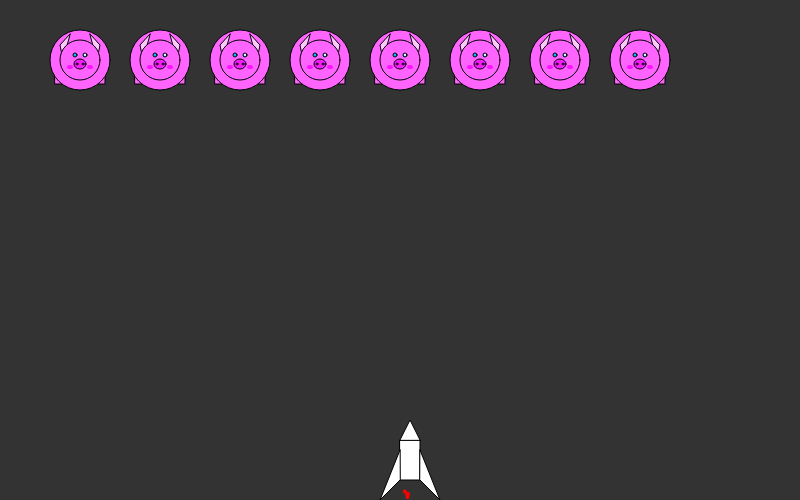
Frame 1 (no input)
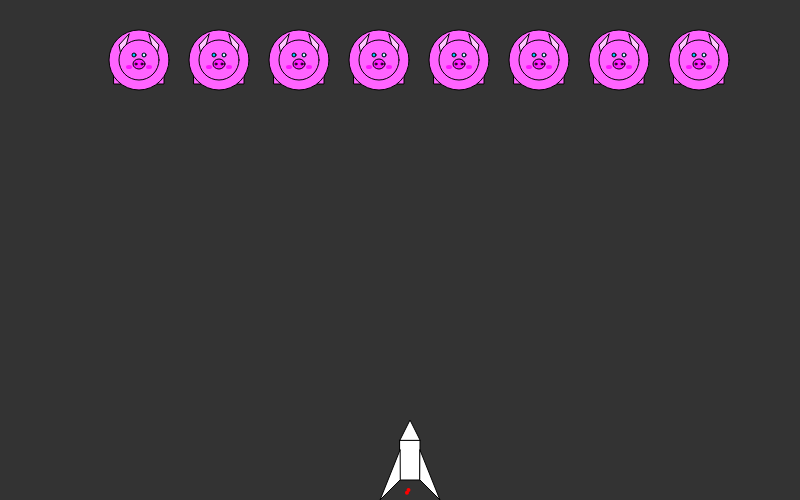
Frame 60 (no input)
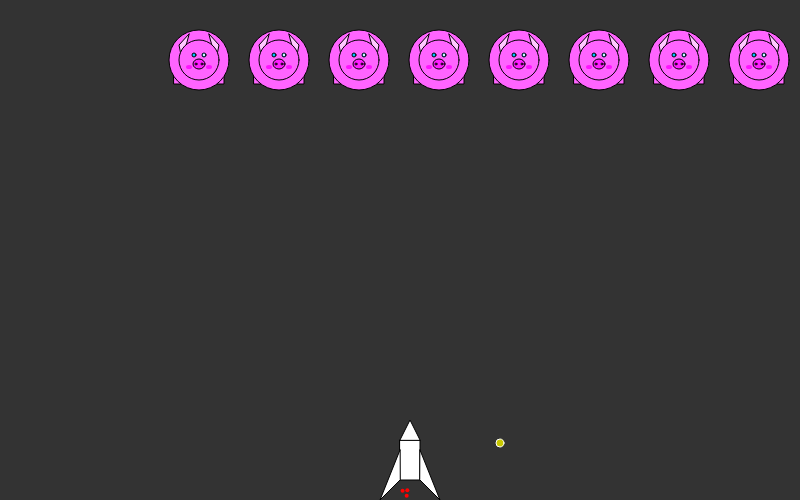
Frame 120 (the mouse pressed at the canvas centre since frame 60)

The p5.js sketch that drew these frames (run headless with seeded random() and noise() and a simulated clock; from frame 60 on, the mouse is pressed at the canvas centre):

// p5.js sketch
// ── sketch.js
//Shape invaders

var cube;
var circles = [];
var rays = [];
var permaray;
var i = 0;
var j = 0;
function setup() {
  createCanvas(800, 500);
  cube = new SpaceCube();


  permaray = new Rayy(500, 800);
  rays.push(permaray);
  //I HAVE TO DO THIS, IT'S STOOPID BUT IT WORKS
  // if (rays[0].y < 600) {
  //   rays[0].y = 800;
  // }
  // nevermind this still doesn't work

  for (var i = 0; i < 8; i++) {
    circles[i] = new CircleInvader(i * 80 + 80, 60);
  }
}

function draw() {
  background(51);

  cube.show();
  //goes through every ray object to show and move it
  for ( i = 0; i < rays.length; i++) {


    rays[i].show();
    rays[i].move();

    //verify if there's anything to delete

    //goes through every circle to see if it's interesecting with a ray
    for ( j = 0; j < circles.length; j++) {

      //checks if every ray i intersects with circle j
      if (rays[i].hits(circles[j])) {

        rays[i].desintegrate();
        circles[j].grow();
        if (rays[i].deletus ) {
        
          rays.splice(i, 1);
          tempRay.filter(element => {
            return element !== undefined;
          });
          if (tempRay !== [ ] ) {
            rays = tempRay;
          }
          console.log(tempRay);
        }

        console.log("FEEDING");

      }



    }
  }
  //show the pigs
  for (i = 0; i < circles.length; i++) {
    circles[i].show();
    circles[i].move();
  }



}

function keyPressed() {

  if (key = " ") {
    var ray = new Rayy(cube.x + 10, height - 83);
    rays.push(ray);
  }


  if (keyCode == RIGHT_ARROW) {
    cube.move(1);
  }
  else if (keyCode == LEFT_ARROW) {
    cube.move(-1);
  }
}
// ── CircleInvaders.js
function CircleInvader(x , y)
{
    this.x = x;
    this.y = y;
    this.r = 30;
    this.xdir = 1;
    this.ydir = 0;

   
    this.show = function()
    {
        stroke(0);
        strokeWeight(1);
        fill( 255, 100, 255);

        //legs
        rect(this.x - 25, this.y + 10, 10, 14);
        rect(this.x + 15, this.y + 10, 10, 14);
        
        
        //body
        ellipse(this.x, this.y, this.r * 2, this.r *2)
        //ears
        //right ear
        fill( 255, 200, 255)
        triangle(this.x +10, this.y - 26, this.x + 20, this.y - 15, this.x + 17, this.y );
        //left ear
        
        triangle(this.x -10, this.y - 26, this.x - 20, this.y - 15, this.x -17, this.y );
        //head
        fill(255, 100, 255);
        ellipse(this.x, this.y, 40, 40);
        //eyes
        fill(0,200,255);
        ellipse(this.x+5, this.y-5, 4,4);
        ellipse(this.x -5, this.y -5, 4 ,4);
        //sparkle
        fill(255);
        noStroke();
        ellipse(this.x +5, this.y -5, 1 , 1);
        ellipse(this.x +5, this.y -6, 1 , 1);
        ellipse(this.x +5, this.y -5, 2 , 2);
        stroke(1);
        //snort
        fill(255,30,255);
        ellipse(this.x , this.y+4 , 12, 10);    
        ellipse(this.x+ 3, this.y+4, 2, 2);
        ellipse(this.x -3, this.y+4, 2, 2);
        //bujori in obrajori
        fill(255, 20, 255);
        strokeWeight(0);
        ellipse(this.x - 10, this.y + 7, 6, 4);
        ellipse(this.x + 10, this.y + 7, 6, 4);
        //eyebrows
        stroke(200, 0 , 200);
        strokeWeight(1);

        // angry

        // line(this.x + 3, this.y - 8, this.x + 8, this.y -10);
        // line(this.x - 3, this.y - 8, this.x - 8, this.y - 10);
        
        // sad

        // line(this.x + 3, this.y - 10, this.x + 8, this.y -8);
        // line(this.x - 3, this.y - 10, this.x - 8, this.y - 8);
        
        // excited

        // line(this.x + 2, this.y - 7, this.x + 5, this.y -11);
        // line(this.x + 5, this.y -11, this.x + 8, this.y -7)
        // line(this.x - 2, this.y - 7, this.x  - 5, this.y -11);
        // line(this.x - 5, this.y -11, this.x - 8, this.y -7)

        // ooof

        // line(this.x + 2, this.y - 11, this.x + 5, this.y -9);
        // line(this.x + 5, this.y -9, this.x + 8, this.y -11);
        // line(this.x - 2, this.y - 11, this.x  - 5, this.y -9);
        // line(this.x - 5, this.y -9, this.x - 8, this.y -11);

         stroke(0);
    }
    //grow function
    this.grow = function() {
        this.r = this.r + 2;
    }
    this.move = function() {
        this.x = this.x + this.xdir;
        this.y = this.y + this.ydir;
        if( this.x > width || this.x < 0){
            this.xdir = -this.xdir;
           
        }
        if(this.x == width || this.x == 0 ){
            this.y = this.y + 40;
        }
        
    }
}


// ── Rayy.js
function Rayy(x, y)
{
    this.x = x;
    this.y = y;
    this.r = 4;
    this.speed = 3;
    //flag variable
    this.deletus = false;
    // if(this.y < 20)
    // this.deletus=true;
    this.show = function()
    {
        fill(200,200,0);
        ellipse(this.x, this.y, this.r*2, this.r*2);

    }
    this.move = function()
    {
        this.y = this.y - this.speed;
    }
    this.hits = function( circle ) {
        let d = dist(this.x, this.y, circle.x, circle.y);
        if( d < (this.r + circle.r)){
            return true;
        } else{
            return false;
        }
    }
    this.desintegrate = function() {
        this.deletus = true;
    }

}
// ── SpaceCube.js
function SpaceCube()
{
    this.x = width/2;
    this.speed = 20;
   
    this.show = function() {
        fill(255);
        strokeWeight(1);
        //body
        rect(this.x, height-60  , 20, 40 );
        //cockpit
        triangle(this.x , height-60, this.x + 10, height - 80, this.x + 20, height-60)
        //wings
        //left wing
        triangle(this.x, height-50, this.x -20, height , this.x, height-20 );
        //right wing
        triangle(this.x + 20, height-50, this.x + 40, height, this.x + 20, height -20   )
        //thrusters
        stroke('red');
        strokeWeight(4);
        point(this.x+random(0,10), height-10 + random(0,20), )
        point(this.x+random(0,10), height-10 + random(0,20), )
        point(this.x+random(0,10), height-12 + random(0,20), )
        point(this.x+random(0,20), height-12 + random(0,20), )
        stroke(255);
        strokeWeight(1);
        

    }
    this.move = function(dir){
        this.x += dir * this.speed;
    }


}
